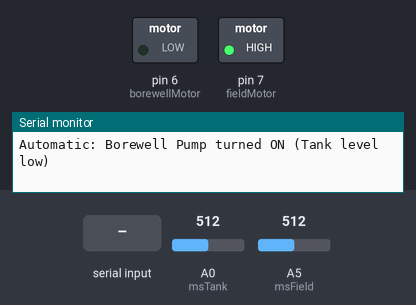
Bench run of a sketch on a simulated Arduino Uno, built with avr-gcc and run on an emulated ATmega328P. Shown: switched loads named in the sketch (green lamp = pin HIGH), the last lines printed to the serial monitor. The inputs (shaded band) are chosen by the test bench; at power-on: A0 (msTank) = 512, A5 (msField) = 512. The modem accepts every AT command (registered, SIM ready, sends succeed) and sends nothing else.

Above: at 5.2 s.
5.3 s: A0 (msTank) set to 584
7.2 s: A0 (msTank) set to 615
At 8.4 s:
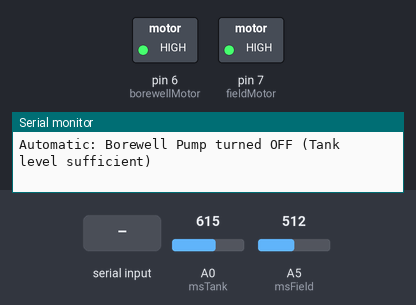
9.5 s: A5 (msField) set to 537
11.2 s: A5 (msField) set to 559
At 12.6 s:
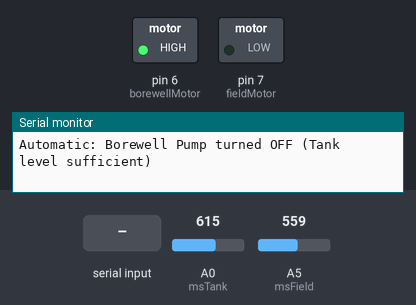
13.5 s: "m1 on\n" received over Serial
At 14.7 s:
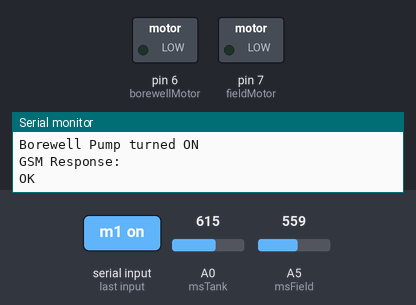
Timing chart, 0 to 16.5 s (numbered marks = the images above; inputs shaded):
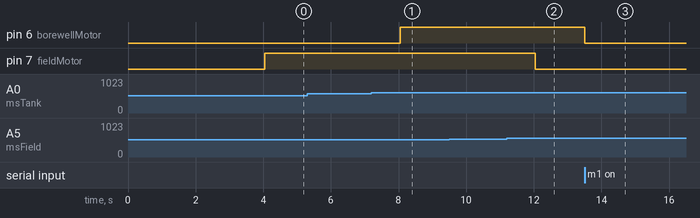

Measured:
- the behaviour switches between 599 and 600 on A0 (msTank) (found by bisection; images 0 and 1)
- the behaviour switches between 550 and 551 on A5 (msField) (found by bisection; images 1 and 2)
- after the input at 7.2 s, pin 6 (borewellMotor): LOW → HIGH after 0.85 s
- after the input at 11.2 s, pin 7 (fieldMotor): HIGH → LOW after 0.85 s
- after the input at 13.5 s, pin 6 (borewellMotor): HIGH → LOW at once

The sketch:

FinalCode_.ino
```cpp
/*
Author

- **Name**: Ameer Salam
- **Email**: ameersuz3@gmail.com
- **GitHub**: [github.com/ameer-salam](https://github.com/ameer-salam)
- **LinkedIn**: [linkedin.com/in/ameersalam](https://www.linkedin.com/in/ameersalam/)
- **Twitter**: [@ameersalam](https://twitter.com/ameer_salam3)
- Date: 08th June 2024

*/

#include <SoftwareSerial.h>

SoftwareSerial gsm(12, 13); // RX, TX for GSM communication

const int msTank = A0; // Analog pin for tank water level sensor
const int msField = A5; // Analog pin for field moisture sensor
const int borewellMotor = 6; // Pin for motor 1 (Borewell Pump)
const int fieldMotor = 7; // Pin for motor 2 (Field Pump)

bool activeHighRelay = false; // Change to true if using active high relays
bool automaticMode = true; // Mode flag, start in automatic mode

String phoneNumber = "+91"; // Placeholder phone number for outgoing SMS
String lastCaller = ""; // Store the last caller number for SMS response
String senderNumber = ""; // Store the sender's number from incoming SMS

// Timing variables
unsigned long previousCheckTime = 0; // Store the last check time for automatic mode
const unsigned long checkInterval = 2000; // 2 seconds delay

unsigned long previousGSMTime = 0; // Store the last time GSM command was sent
const unsigned long gsmInterval = 1000; // 1 second delay between GSM commands

void setup() {
  Serial.begin(9600); // Serial monitor communication
  gsm.begin(9600); // GSM module communication

  Serial.println("GSM Module ready.");
  Serial.println("Type a command or send an SMS:");

  pinMode(borewellMotor, OUTPUT);
  pinMode(fieldMotor, OUTPUT);

  // Initialize the GSM module
  sendGSMCommand("AT"); // Check GSM module
  sendGSMCommand("AT+CMGF=1"); // Set SMS mode to text
  sendGSMCommand("AT+CNMI=2,2,0,0,0"); // Configure to send SMS directly to the serial port
  sendGSMCommand("AT+CLIP=1"); // Enable caller ID

  Serial.println("System started in automatic mode.");
}

void loop() {
  // Check for serial commands
  if (Serial.available() > 0) {
    String command = Serial.readStringUntil('\n');
    command.trim();
    Serial.println("Command received: " + command);
    executeCommand(command, phoneNumber);
  }

  // Check for GSM incoming data
  if (gsm.available() > 0) {
    String incomingData = gsm.readString();
    handleIncomingData(incomingData);
  }

  // Handle automatic mode
  if (automaticMode) {
    unsigned long currentTime = millis();
    if (currentTime - previousCheckTime >= checkInterval) { // Non-blocking delay
      previousCheckTime = currentTime;
      checkSensorsAndControlMotors();
    }
  }
}

void executeCommand(String command, String sender) {
  if (command == "m1 on") {
    automaticMode = false;
    digitalWrite(borewellMotor, activeHighRelay ? HIGH : LOW);
    Serial.println("Borewell Pump turned ON");
    sendSMS(sender, "Borewell Pump turned ON");
  } else if (command == "m1 off") {
    automaticMode = false;
    digitalWrite(borewellMotor, activeHighRelay ? LOW : HIGH);
    Serial.println("Borewell Pump turned OFF");
    sendSMS(sender, "Borewell Pump turned OFF");
  } else if (command == "m2 on") {
    automaticMode = false;
    digitalWrite(fieldMotor, activeHighRelay ? HIGH : LOW);
    Serial.println("Field Pump turned ON");
    sendSMS(sender, "Field Pump turned ON");
  } else if (command == "m2 off") {
    automaticMode = false;
    digitalWrite(fieldMotor, activeHighRelay ? LOW : HIGH);
    Serial.println("Field Pump turned OFF");
    sendSMS(sender, "Field Pump turned OFF");
  } else if (command == "m off") {
    automaticMode = false;
    digitalWrite(borewellMotor, activeHighRelay ? LOW : HIGH);
    digitalWrite(fieldMotor, activeHighRelay ? LOW : HIGH);
    Serial.println("All pumps turned OFF");
    sendSMS(sender, "All pumps turned OFF");
  } else if (command == "status") {
    String status = getStatus();
    Serial.println("Sending status SMS...");
    sendSMS(sender, status);
    Serial.println("Status sent.");
  } else if (command == "auto") {
    automaticMode = true;
    Serial.println("Switched to automatic mode");
    sendSMS(sender, "Switched to automatic mode");
  } else {
    Serial.println("Unknown command.");
    sendSMS(sender, "Unknown command.");
  }
}

// Function to get the current status of the system
String getStatus() {
  int tankValue = analogRead(msTank);
  int fieldValue = analogRead(msField);

  String borewellPumpStatus = digitalRead(borewellMotor) == (activeHighRelay ? HIGH : LOW) ? "ON" : "OFF";
  String fieldPumpStatus = digitalRead(fieldMotor) == (activeHighRelay ? HIGH : LOW) ? "ON" : "OFF";
  String modeStatus = automaticMode ? "auto" : "man";

  String status = "Status:\nField Moisture Sensor: " + String(fieldValue) +
                  "\nTank Water Level Sensor: " + String(tankValue) +
                  "\nBorewell Pump status: " + borewellPumpStatus +
                  "\nField Pump status: " + fieldPumpStatus +
                  "\nMode: " + modeStatus;
  return status;
}

// Function to send an SMS message
void sendSMS(String toNumber, String message) {
  sendGSMCommand("AT+CMGF=1"); // Set SMS mode to text

  gsm.print("AT+CMGS=\"");
  gsm.print(toNumber);
  gsm.println("\"");
  delay(100); // Allow the GSM module time to process

  gsm.print(message);
  delay(100); // Short delay to ensure complete message transmission

  gsm.write(26); // ASCII code for CTRL+Z to send SMS
  delay(100); // Wait for the GSM module to send the message

  Serial.println("Message sent: " + message);
}

// Function to check sensors and control pumps in automatic mode
void checkSensorsAndControlMotors() {
  int tankValue = analogRead(msTank);
  int fieldValue = analogRead(msField);

  // Define moisture and tank level thresholds
  int moistureThreshold = 550; // Moisture level threshold for field
  int tankLevelThreshold = 600; // Water level threshold for tank

  // Automatic control logic
  if (fieldValue > moistureThreshold) {
    // Moisture is low, pump water from tank to field
    digitalWrite(fieldMotor, activeHighRelay ? HIGH : LOW);
    Serial.println("Automatic: Field Pump turned ON (Field moisture low)");
  } else {
    // Moisture is sufficient, turn off the pump
    digitalWrite(fieldMotor, activeHighRelay ? LOW : HIGH);
    Serial.println("Automatic: Field Pump turned OFF (Field moisture sufficient)");
  }

  if (tankValue < tankLevelThreshold) {
    // Tank level is low, pump water from borewell to tank
    digitalWrite(borewellMotor, activeHighRelay ? HIGH : LOW);
    Serial.println("Automatic: Borewell Pump turned ON (Tank level low)");
  } else {
    // Tank level is sufficient, turn off the pump
    digitalWrite(borewellMotor, activeHighRelay ? LOW : HIGH);
    Serial.println("Automatic: Borewell Pump turned OFF (Tank level sufficient)");
  }
}

// Function to send a command to the GSM module and wait for a response
void sendGSMCommand(String command) {
  gsm.println(command);
  waitForGSMResponse();
}

// Function to handle incoming GSM data
void handleIncomingData(String data) {
  Serial.println("Incoming GSM data: " + data);

  parseData(data);
}

// Function to wait for GSM response
void waitForGSMResponse() {
  long timeout = millis() + 5000; // 5 seconds timeout
  while (!gsm.available() && millis() < timeout) {
    delay(100); // Small delay to wait for response
  }
  if (gsm.available()) {
    String response = gsm.readString();
    Serial.println("GSM Response: " + response);
  } else {
    Serial.println("GSM Response timeout.");
  }
}

// Function to extract and handle SMS data
void parseData(String buff) {
  Serial.println(buff);

  unsigned int index;
  // Remove sent "AT Command" from the response string.
  index = buff.indexOf("\r");
  buff.remove(0, index + 2);
  buff.trim();

  if (buff != "OK") {
    index = buff.indexOf(":");
    String cmd = buff.substring(0, index);
    cmd.trim();

    buff.remove(0, index + 2);

    if (cmd == "+CMT") {
      // New SMS received
      index = buff.indexOf(",");
      senderNumber = buff.substring(1, index - 1);
      Serial.println("Sender Number: " + senderNumber);

      index = buff.indexOf("\n");
      buff.remove(0, index + 1);
      buff.trim();
      String msg = buff;
      msg.toLowerCase();
      Serial.println("Extracted SMS: " + msg);

      executeCommand(msg, senderNumber);
    }
  }
}
```
